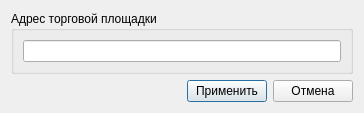
<?xml version="1.0" encoding="UTF-8"?>
<ui version="4.0">
 <class>CMarketDialog</class>
 <widget class="QDialog" name="CMarketDialog">
  <property name="geometry">
   <rect>
    <x>0</x>
    <y>0</y>
    <width>364</width>
    <height>103</height>
   </rect>
  </property>
  <property name="windowTitle">
   <string>Dialog</string>
  </property>
  <layout class="QGridLayout" name="gridLayout">
   <item row="3" column="0" colspan="2">
    <layout class="QHBoxLayout" name="horizontalLayout">
     <item>
      <spacer name="horizontalSpacer">
       <property name="orientation">
        <enum>Qt::Horizontal</enum>
       </property>
       <property name="sizeHint" stdset="0">
        <size>
         <width>40</width>
         <height>20</height>
        </size>
       </property>
      </spacer>
     </item>
     <item>
      <widget class="QPushButton" name="pbnApply">
       <property name="text">
        <string>Применить</string>
       </property>
       <property name="icon">
        <iconset resource="../main_res.qrc">
         <normaloff>:/images/apply.png</normaloff>:/images/apply.png</iconset>
       </property>
      </widget>
     </item>
     <item>
      <widget class="QPushButton" name="pbnCancel">
       <property name="text">
        <string>Отмена</string>
       </property>
       <property name="icon">
        <iconset resource="../main_res.qrc">
         <normaloff>:/images/cancel.png</normaloff>:/images/cancel.png</iconset>
       </property>
      </widget>
     </item>
    </layout>
   </item>
   <item row="0" column="0" rowspan="2" colspan="2">
    <widget class="QGroupBox" name="groupBox">
     <property name="title">
      <string>Адрес торговой площадки</string>
     </property>
     <layout class="QGridLayout" name="gridLayout_2">
      <item row="0" column="0">
       <widget class="QLineEdit" name="leAddress"/>
      </item>
     </layout>
    </widget>
   </item>
   <item row="2" column="0">
    <spacer name="verticalSpacer">
     <property name="orientation">
      <enum>Qt::Vertical</enum>
     </property>
     <property name="sizeHint" stdset="0">
      <size>
       <width>20</width>
       <height>152</height>
      </size>
     </property>
    </spacer>
   </item>
  </layout>
 </widget>
 <resources>
  <include location="../main_res.qrc"/>
  <include location="../main_res.qrc"/>
 </resources>
 <connections/>
</ui>
